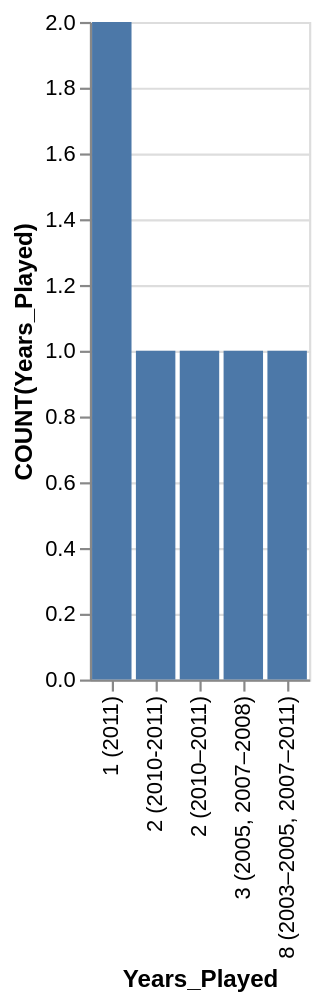

The Vega-Lite source for this figure:
### Vega-Lite specification from a JSON file in a GitHub repository (floating-point values rounded to 4 significant figures)
{"data": {"values": [{"x_data": "1 (2011)", "y_data": 2}, {"x_data": "2 (2010-2011)", "y_data": 1}, {"x_data": "2 (2010–2011)", "y_data": 1}, {"x_data": "3 (2005, 2007–2008)", "y_data": 1}, {"x_data": "8 (2003–2005, 2007–2011)", "y_data": 1}]}, "mark": "bar", "encoding": {"x": {"field": "x_data", "type": "nominal", "title": "Years_Played", "sort": {"op": "sum", "field": "y_data", "order": "descending"}}, "y": {"field": "y_data", "type": "quantitative", "title": "COUNT(Years_Played)"}}}
